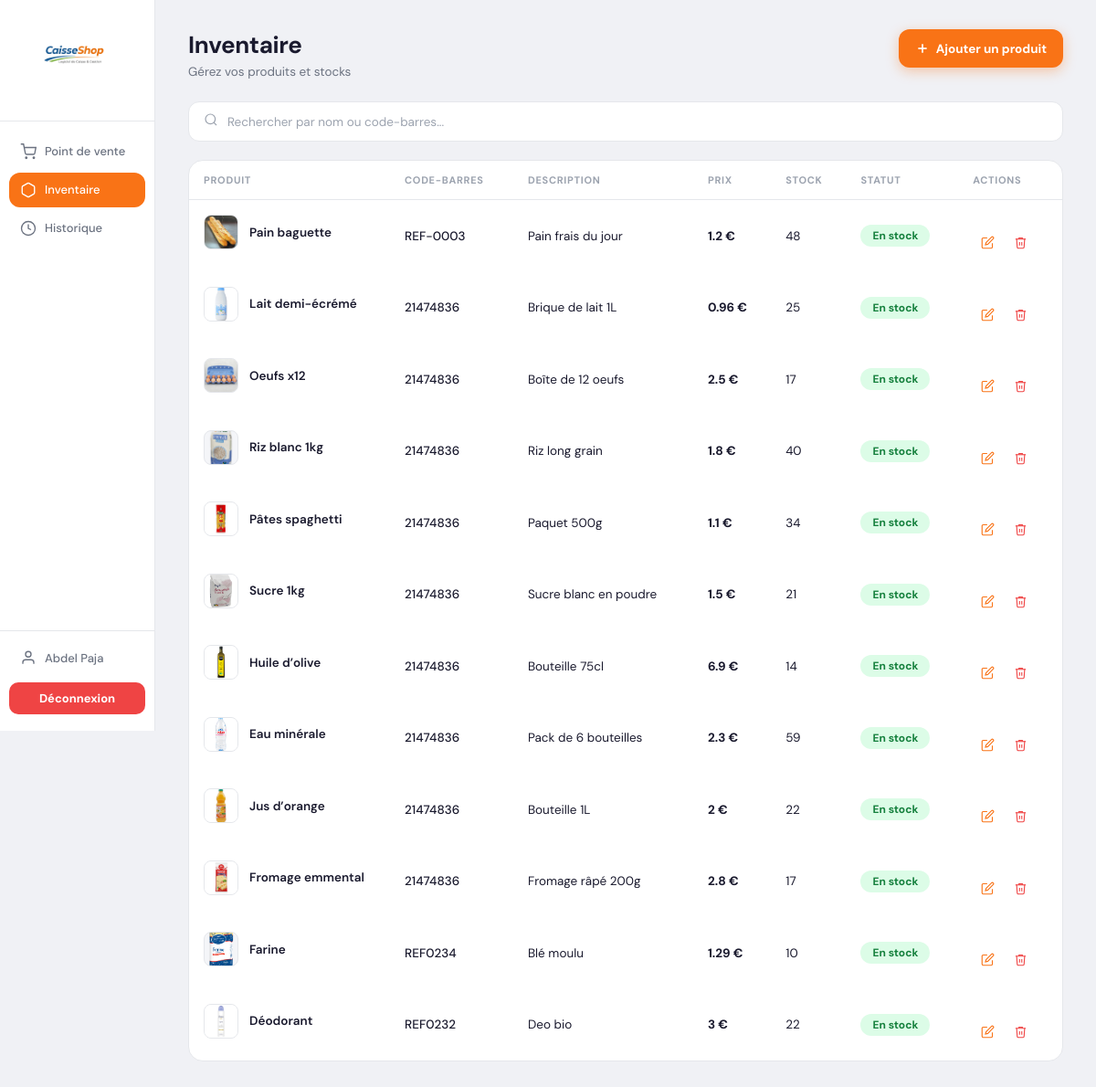
/Pages/inventaire.php (signed in), run on the app's committed database.
### tables this page shows
CREATE TABLE `produits` (
  `Id` int(11) NOT NULL,
  `Nom_produit` varchar(64) NOT NULL,
  `Description` varchar(1020) NOT NULL,
  `Prix` float NOT NULL,
  `Code_barre` varchar(8) NOT NULL,
  `Stock` int(11) NOT NULL,
  `ImgChemin` varchar(128) NOT NULL
);

### fonciton/fonctions.php (called while the page is built, shortened)
<?php
require_once(__DIR__ . '/../fonciton/ConnexionBDD.php');
$selectProduit='SELECT * FROM produits';
$selection_Produit=$mysqlClient->prepare($selectProduit);
$selection_Produit->execute();
$listeProduit=$selection_Produit->fetchAll();
?>

### Pages/inventaire.php (the view, shortened to what this page needs)
<?php
require_once(__DIR__ . '/../fonciton/fonctions.php');
?>
<!DOCTYPE html>
<html lang="fr">
<head>
  <link rel="stylesheet" href="../styles/inventaire.css">
</head>
<body>
<div class="app">
  <aside class="sidebar">
    <div class="sidebar-logo">
      <img src="../images/logo-removebg-preview.png" alt="CaisseShop">
    </div>
    <nav class="sidebar-nav">
      <a href="point-de-vente.php" class="nav-item">
        <svg fill="none" viewBox="0 0 24 24" stroke="currentColor" stroke-width="1.8"><circle cx="9" cy="21" r="1"/><circle cx="20" cy="21" r="1"/><path d="M1 1h4l2.68 13.39a2 2 0 0 0 2 1.61h9.72a2 2 0 0 0 2-1.61L23 6H6"/></svg>
        Point de vente
      </a>
      <a href="inventaire.php" class="nav-item active">
        <svg fill="none" viewBox="0 0 24 24" stroke="currentColor" stroke-width="1.8"><path d="M21 16V8a2 2 0 0 0-1-1.73l-7-4a2 2 0 0 0-2 0l-7 4A2 2 0 0 0 3 8v8a2 2 0 0 0 1 1.73l7 4a2 2 0 0 0 2 0l7-4A2 2 0 0 0 21 16z"/></svg>
        Inventaire
      </a>
      <a href="historique.php" class="nav-item">
        <svg fill="none" viewBox="0 0 24 24" stroke="currentColor" stroke-width="1.8"><circle cx="12" cy="12" r="10"/><polyline points="12 6 12 12 16 14"/></svg>
        Historique
      </a>
    </nav>
    <div class="sidebar-bottom">
      <a href="#" class="nav-item">
        <svg fill="none" viewBox="0 0 24 24" stroke="currentColor" stroke-width="1.8"><path d="M20 21v-2a4 4 0 0 0-4-4H8a4 4 0 0 0-4 4v2"/><circle cx="12" cy="7" r="4"/></svg>
        <?php
        if (isset($_SESSION['LOGGED_USER'])){
          echo $_SESSION['LOGGED_USER']['nom'].' '.$_SESSION['LOGGED_USER']['prenom'];
        }
        ?>
      </a>
      <a href="deconnexion.php" class="btn-logout">Déconnexion</a>
    </div>
  </aside>
  <main class="main">
    <div class="page-header">
      <div>
        <h1 class="page-title">Inventaire</h1>
        <p class="page-subtitle">Gérez vos produits et stocks</p>
      </div>
      <a href="ajouter-produit.php" class="btn-add">
        <svg fill="none" viewBox="0 0 24 24" stroke="currentColor" stroke-width="2.5"><line x1="12" y1="5" x2="12" y2="19"/><line x1="5" y1="12" x2="19" y2="12"/></svg>
        Ajouter un produit
      </a>
    </div>
    <div class="search-wrap">
      <form action="inventaire.php" method="post" class="search-box">
        <button style="text-decoration: none" type="submit"><svg fill="none" viewBox="0 0 24 24" stroke="currentColor" stroke-width="1.8"><circle cx="11" cy="11" r="8"/><line x1="21" y1="21" x2="16.65" y2="16.65"/></svg></button>
        <input type="text" name="recherche" placeholder="Rechercher par nom ou code-barres..." value="<?php echo isset($_POST['recherche']) ? $_POST['recherche'] : ''; ?>">
      </form>
    </div>
    <div class="table-wrap">
      <table class="table">
        <thead>
          <tr>
            <th class="th-produit">Produit</th>
            <th>Code-barres</th>
            <th>Description</th>
            <th>Prix</th>
            <th>Stock</th>
            <th>Statut</th>
            <th>Actions</th>
          </tr>
        </thead>
        <?php foreach ($listeProduit as $produit) {?>
          <tbody>
            <tr>
              <td class="td-product"><img src="<?php echo $produit['ImgChemin'] ?>"><span><?php echo $produit['Nom_produit'] ?></span></td>
              <td class="td-code"><?php echo $produit['Code_barre'] ?></td>
              <td class="td-desc"><?php echo $produit['Description'] ?></td>
              <td class="td-price"><?php echo $produit['Prix'].' €' ?></td>
              <td><?php echo $produit['Stock'] ?></td>
              <td><span class="badge badge-stock">En stock</span></td>
              <td class="td-actions">
                <form action="modifier-produit.php" method="POST">
                  <button type="submit" class="btn-icon edit" title="Modifier"><svg fill="none" viewBox="0 0 24 24" stroke="currentColor" stroke-width="1.8"><path d="M11 4H4a2 2 0 0 0-2 2v14a2 2 0 0 0 2 2h14a2 2 0 0 0 2-2v-7"/><path d="M18.5 2.5a2.121 2.121 0 0 1 3 3L12 15l-4 1 1-4 9.5-9.5z"/></svg></button>
                </form>
                <form action="suppression_produit.php" method="POST">
                  <button type="submit" class="btn-icon delete" title="Supprimer"><svg fill="none" viewBox="0 0 24 24" stroke="currentColor" stroke-width="1.8"><polyline points="3 6 5 6 21 6"/><path d="M19 6l-1 14a2 2 0 0 1-2 2H8a2 2 0 0 1-2-2L5 6"/><path d="M10 11v6m4-6v6"/><path d="M9 6V4h6v2"/></svg></button>
                </form>
              </td>
            </tr>
          </tbody>
        <?php  } ?>
      </table>
    </div>
  </main>
</div>
</body>
</html>

### data on the page
produits: ImgChemin (picture), Nom_produit "Pain baguette", Code_barre "REF-0003", Description "Pain frais du jour", Prix "1.2", Stock "48"
produits: ImgChemin (picture), Nom_produit "Lait demi-écrémé", Code_barre "21474836", Description "Brique de lait 1L", Prix "0.96", Stock "25"
produits: ImgChemin (picture), Nom_produit "Oeufs x12", Code_barre "21474836", Description "Boîte de 12 oeufs", Prix "2.5", Stock "17"
produits: ImgChemin (picture), Nom_produit "Riz blanc 1kg", Code_barre "21474836", Description "Riz long grain", Prix "1.8", Stock "40"
produits: ImgChemin (picture), Nom_produit "Pâtes spaghetti", Code_barre "21474836", Description "Paquet 500g", Prix "1.1", Stock "34"
produits: ImgChemin (picture), Nom_produit "Sucre 1kg", Code_barre "21474836", Description "Sucre blanc en poudre", Prix "1.5", Stock "21"
produits: ImgChemin (picture), Nom_produit "Huile d’olive", Code_barre "21474836", Description "Bouteille 75cl", Prix "6.9", Stock "14"
produits: ImgChemin (picture), Nom_produit "Eau minérale", Code_barre "21474836", Description "Pack de 6 bouteilles", Prix "2.3", Stock "59"
produits: ImgChemin (picture), Nom_produit "Jus d’orange", Code_barre "21474836", Description "Bouteille 1L", Prix "2", Stock "22"
produits: ImgChemin (picture), Nom_produit "Fromage emmental", Code_barre "21474836", Description "Fromage râpé 200g", Prix "2.8", Stock "17"
produits: ImgChemin (picture), Nom_produit "Farine", Code_barre "REF0234", Description "Blé moulu", Prix "1.29", Stock "10"
produits: ImgChemin (picture), Nom_produit "Déodorant", Code_barre "REF0232", Description "Deo bio", Prix "3", Stock "22"

### other printed values
$_SESSION['LOGGED_USER']['nom'] "Abdel"
$_SESSION['LOGGED_USER']['prenom'] "Paja"
